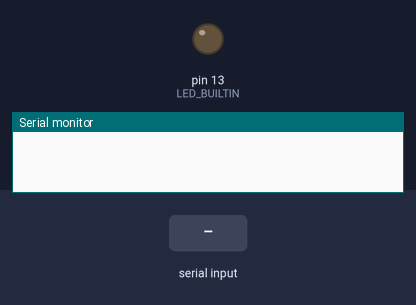
The sketch below on a simulated Arduino Uno, built with avr-gcc and run on an emulated ATmega328P. Shown: output pins drawn as LEDs (lit = HIGH), the last lines printed to the serial monitor. Inputs (shaded band) come from the test bench.

Above: at 1.2 s.
1.3 s: "0" received over Serial
At 2.0 s:
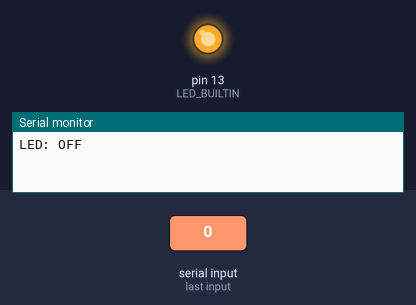
2.8 s: "1" received over Serial
At 3.1 s:
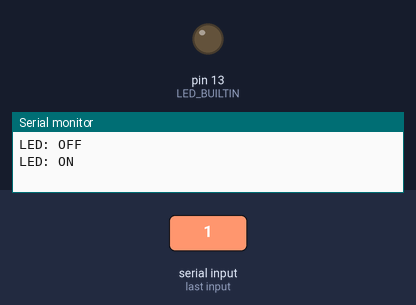
Timing chart, 0 to 5.8 s (numbered marks = the images above; inputs shaded):
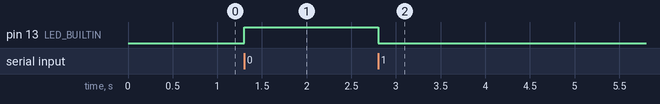

The sketch:

bluetoothcheck.ino
```cpp
int state = 0;
void setup() {
  pinMode(LED_BUILTIN, OUTPUT);
  Serial.begin(9600); // Default communication rate of the Bluetooth module
}
void loop() {
  if(Serial.available() > 0){ // Checks whether data is comming from the serial port
    state = Serial.read(); // Reads the data from the serial port
 }
 if (state == '0') {
  digitalWrite(LED_BUILTIN, HIGH); // Turn LED OFF
  Serial.println("LED: OFF"); // Send back, to the phone, the String "LED: ON"
  state = 0;
 }
 else if (state == '1') {
  digitalWrite(LED_BUILTIN, LOW);
  Serial.println("LED: ON");;
  state = 0;
 }
}
```

Measured:
- after the input at 1.3 s, pin 13 (LED_BUILTIN): LOW → HIGH at once
- after the input at 2.8 s, pin 13 (LED_BUILTIN): HIGH → LOW at once
